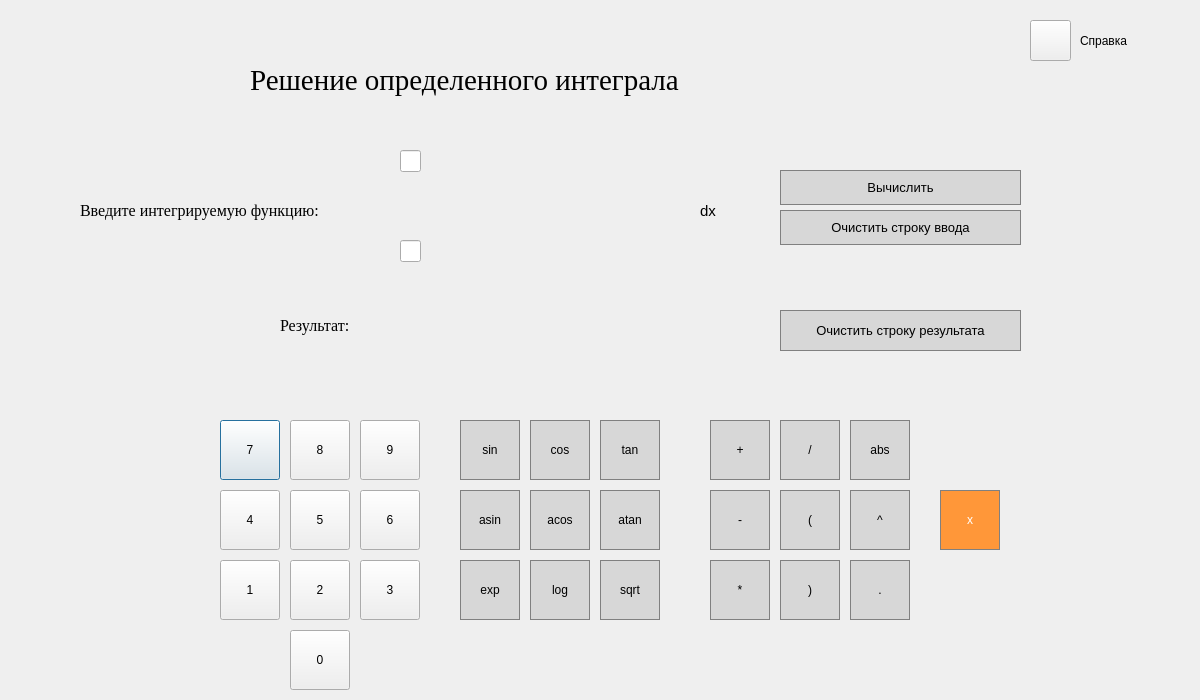
<?xml version="1.0" encoding="UTF-8"?>
<ui version="4.0">
 <class>integral</class>
 <widget class="QDialog" name="integral">
  <property name="geometry">
   <rect>
    <x>0</x>
    <y>0</y>
    <width>1200</width>
    <height>700</height>
   </rect>
  </property>
  <property name="windowTitle">
   <string>Integral</string>
  </property>
  <widget class="QLabel" name="label">
   <property name="geometry">
    <rect>
     <x>250</x>
     <y>30</y>
     <width>700</width>
     <height>100</height>
    </rect>
   </property>
   <property name="font">
    <font>
     <family>Times New Roman</family>
     <pointsize>22</pointsize>
    </font>
   </property>
   <property name="styleSheet">
    <string notr="true">QLabel {
	qproperty-alignment: 'AlignVCenter | AlignCenter';
}</string>
   </property>
   <property name="text">
    <string>Решение определенного интеграла</string>
   </property>
  </widget>
  <widget class="QPushButton" name="pushButton_7">
   <property name="geometry">
    <rect>
     <x>220</x>
     <y>420</y>
     <width>60</width>
     <height>60</height>
    </rect>
   </property>
   <property name="styleSheet">
    <string notr="true">QLabel {
  qproperty-alignment: 'AlignVCenter | AlignRight';
  border: 1px solid gray;
}

background-color : white;</string>
   </property>
   <property name="text">
    <string>7</string>
   </property>
  </widget>
  <widget class="QPushButton" name="pushButton_8">
   <property name="geometry">
    <rect>
     <x>290</x>
     <y>420</y>
     <width>60</width>
     <height>60</height>
    </rect>
   </property>
   <property name="styleSheet">
    <string notr="true">QLabel {
  qproperty-alignment: 'AlignVCenter | AlignRight';
  border: 1px solid gray;
}

background-color : white;</string>
   </property>
   <property name="text">
    <string>8</string>
   </property>
  </widget>
  <widget class="QPushButton" name="pushButton_4">
   <property name="geometry">
    <rect>
     <x>220</x>
     <y>490</y>
     <width>60</width>
     <height>60</height>
    </rect>
   </property>
   <property name="styleSheet">
    <string notr="true">QLabel {
  qproperty-alignment: 'AlignVCenter | AlignRight';
  border: 1px solid gray;
}

background-color : white;</string>
   </property>
   <property name="text">
    <string>4</string>
   </property>
  </widget>
  <widget class="QPushButton" name="pushButton_9">
   <property name="geometry">
    <rect>
     <x>360</x>
     <y>420</y>
     <width>60</width>
     <height>60</height>
    </rect>
   </property>
   <property name="styleSheet">
    <string notr="true">QLabel {
  qproperty-alignment: 'AlignVCenter | AlignRight';
  border: 1px solid gray;
}

background-color : white;</string>
   </property>
   <property name="text">
    <string>9</string>
   </property>
  </widget>
  <widget class="QPushButton" name="pushButton_5">
   <property name="geometry">
    <rect>
     <x>290</x>
     <y>490</y>
     <width>60</width>
     <height>60</height>
    </rect>
   </property>
   <property name="styleSheet">
    <string notr="true">QLabel {
  qproperty-alignment: 'AlignVCenter | AlignRight';
  border: 1px solid gray;
}

background-color : white;</string>
   </property>
   <property name="text">
    <string>5</string>
   </property>
  </widget>
  <widget class="QPushButton" name="pushButton_6">
   <property name="geometry">
    <rect>
     <x>360</x>
     <y>490</y>
     <width>60</width>
     <height>60</height>
    </rect>
   </property>
   <property name="styleSheet">
    <string notr="true">QLabel {
  qproperty-alignment: 'AlignVCenter | AlignRight';
  border: 1px solid gray;
}

background-color : white;</string>
   </property>
   <property name="text">
    <string>6</string>
   </property>
  </widget>
  <widget class="QPushButton" name="pushButton_1">
   <property name="geometry">
    <rect>
     <x>220</x>
     <y>560</y>
     <width>60</width>
     <height>60</height>
    </rect>
   </property>
   <property name="styleSheet">
    <string notr="true">QLabel {
  qproperty-alignment: 'AlignVCenter | AlignRight';
  border: 1px solid gray;
}

background-color : white;</string>
   </property>
   <property name="text">
    <string>1</string>
   </property>
  </widget>
  <widget class="QPushButton" name="pushButton_2">
   <property name="geometry">
    <rect>
     <x>290</x>
     <y>560</y>
     <width>60</width>
     <height>60</height>
    </rect>
   </property>
   <property name="styleSheet">
    <string notr="true">QLabel {
  qproperty-alignment: 'AlignVCenter | AlignRight';
  border: 1px solid gray;
}

background-color : white;</string>
   </property>
   <property name="text">
    <string>2</string>
   </property>
  </widget>
  <widget class="QPushButton" name="pushButton_3">
   <property name="geometry">
    <rect>
     <x>360</x>
     <y>560</y>
     <width>60</width>
     <height>60</height>
    </rect>
   </property>
   <property name="styleSheet">
    <string notr="true">QLabel {
  qproperty-alignment: 'AlignVCenter | AlignRight';
  border: 1px solid gray;
}

background-color : white;</string>
   </property>
   <property name="text">
    <string>3</string>
   </property>
  </widget>
  <widget class="QPushButton" name="pushButton_sin">
   <property name="geometry">
    <rect>
     <x>460</x>
     <y>420</y>
     <width>60</width>
     <height>60</height>
    </rect>
   </property>
   <property name="styleSheet">
    <string notr="true">QPushButton {
  background-color: rgb(215, 215, 215);
  border: 1px solid gray;
}
QPushButton:pressed {
    background-color: qlineargradient(x1: 0, y1: 0, x2: 0, y2: 1,
                                      stop: 0 #BEBEBE, stop: 1 #D7D7D7);
}</string>
   </property>
   <property name="text">
    <string>sin</string>
   </property>
  </widget>
  <widget class="QPushButton" name="pushButton_cos">
   <property name="geometry">
    <rect>
     <x>530</x>
     <y>420</y>
     <width>60</width>
     <height>60</height>
    </rect>
   </property>
   <property name="styleSheet">
    <string notr="true">QPushButton {
  background-color: rgb(215, 215, 215);
  border: 1px solid gray;
}
QPushButton:pressed {
    background-color: qlineargradient(x1: 0, y1: 0, x2: 0, y2: 1,
                                      stop: 0 #BEBEBE, stop: 1 #D7D7D7);
}</string>
   </property>
   <property name="text">
    <string>cos</string>
   </property>
  </widget>
  <widget class="QPushButton" name="pushButton_tan">
   <property name="geometry">
    <rect>
     <x>600</x>
     <y>420</y>
     <width>60</width>
     <height>60</height>
    </rect>
   </property>
   <property name="styleSheet">
    <string notr="true">QPushButton {
  background-color: rgb(215, 215, 215);
  border: 1px solid gray;
}
QPushButton:pressed {
    background-color: qlineargradient(x1: 0, y1: 0, x2: 0, y2: 1,
                                      stop: 0 #BEBEBE, stop: 1 #D7D7D7);
}</string>
   </property>
   <property name="text">
    <string>tan</string>
   </property>
  </widget>
  <widget class="QPushButton" name="pushButton_asin">
   <property name="geometry">
    <rect>
     <x>460</x>
     <y>490</y>
     <width>60</width>
     <height>60</height>
    </rect>
   </property>
   <property name="styleSheet">
    <string notr="true">QPushButton {
  background-color: rgb(215, 215, 215);
  border: 1px solid gray;
}
QPushButton:pressed {
    background-color: qlineargradient(x1: 0, y1: 0, x2: 0, y2: 1,
                                      stop: 0 #BEBEBE, stop: 1 #D7D7D7);
}</string>
   </property>
   <property name="text">
    <string>asin</string>
   </property>
  </widget>
  <widget class="QPushButton" name="pushButton_acos">
   <property name="geometry">
    <rect>
     <x>530</x>
     <y>490</y>
     <width>60</width>
     <height>60</height>
    </rect>
   </property>
   <property name="styleSheet">
    <string notr="true">QPushButton {
  background-color: rgb(215, 215, 215);
  border: 1px solid gray;
}
QPushButton:pressed {
    background-color: qlineargradient(x1: 0, y1: 0, x2: 0, y2: 1,
                                      stop: 0 #BEBEBE, stop: 1 #D7D7D7);
}</string>
   </property>
   <property name="text">
    <string>acos</string>
   </property>
  </widget>
  <widget class="QPushButton" name="pushButton_atan">
   <property name="geometry">
    <rect>
     <x>600</x>
     <y>490</y>
     <width>60</width>
     <height>60</height>
    </rect>
   </property>
   <property name="styleSheet">
    <string notr="true">QPushButton {
  background-color: rgb(215, 215, 215);
  border: 1px solid gray;
}
QPushButton:pressed {
    background-color: qlineargradient(x1: 0, y1: 0, x2: 0, y2: 1,
                                      stop: 0 #BEBEBE, stop: 1 #D7D7D7);
}</string>
   </property>
   <property name="text">
    <string>atan</string>
   </property>
  </widget>
  <widget class="QPushButton" name="pushButton_exp">
   <property name="geometry">
    <rect>
     <x>460</x>
     <y>560</y>
     <width>60</width>
     <height>60</height>
    </rect>
   </property>
   <property name="styleSheet">
    <string notr="true">QPushButton {
  background-color: rgb(215, 215, 215);
  border: 1px solid gray;
}
QPushButton:pressed {
    background-color: qlineargradient(x1: 0, y1: 0, x2: 0, y2: 1,
                                      stop: 0 #BEBEBE, stop: 1 #D7D7D7);
}</string>
   </property>
   <property name="text">
    <string>exp</string>
   </property>
  </widget>
  <widget class="QPushButton" name="pushButton_log">
   <property name="geometry">
    <rect>
     <x>530</x>
     <y>560</y>
     <width>60</width>
     <height>60</height>
    </rect>
   </property>
   <property name="styleSheet">
    <string notr="true">QPushButton {
  background-color: rgb(215, 215, 215);
  border: 1px solid gray;
}
QPushButton:pressed {
    background-color: qlineargradient(x1: 0, y1: 0, x2: 0, y2: 1,
                                      stop: 0 #BEBEBE, stop: 1 #D7D7D7);
}</string>
   </property>
   <property name="text">
    <string>log</string>
   </property>
  </widget>
  <widget class="QPushButton" name="pushButton_sqrt">
   <property name="geometry">
    <rect>
     <x>600</x>
     <y>560</y>
     <width>60</width>
     <height>60</height>
    </rect>
   </property>
   <property name="styleSheet">
    <string notr="true">QPushButton {
  background-color: rgb(215, 215, 215);
  border: 1px solid gray;
}
QPushButton:pressed {
    background-color: qlineargradient(x1: 0, y1: 0, x2: 0, y2: 1,
                                      stop: 0 #BEBEBE, stop: 1 #D7D7D7);
}</string>
   </property>
   <property name="text">
    <string>sqrt</string>
   </property>
  </widget>
  <widget class="QLabel" name="label_2">
   <property name="geometry">
    <rect>
     <x>80</x>
     <y>180</y>
     <width>311</width>
     <height>61</height>
    </rect>
   </property>
   <property name="font">
    <font>
     <family>Times New Roman</family>
     <pointsize>12</pointsize>
    </font>
   </property>
   <property name="text">
    <string>Введите интегрируемую функцию:</string>
   </property>
  </widget>
  <widget class="QLabel" name="write_integral">
   <property name="geometry">
    <rect>
     <x>430</x>
     <y>190</y>
     <width>261</width>
     <height>41</height>
    </rect>
   </property>
   <property name="styleSheet">
    <string notr="true">QLabel {
	qproperty-alignment: 'AlignVCenter | AlignLeft';
	border : 1px solid gray;
}

background-color : white;</string>
   </property>
   <property name="text">
    <string/>
   </property>
  </widget>
  <widget class="QPushButton" name="pushButton_calculate">
   <property name="geometry">
    <rect>
     <x>780</x>
     <y>170</y>
     <width>241</width>
     <height>35</height>
    </rect>
   </property>
   <property name="font">
    <font>
     <family>Arial</family>
     <pointsize>10</pointsize>
    </font>
   </property>
   <property name="styleSheet">
    <string notr="true">QPushButton {
  background-color: rgb(215, 215, 215);
  border: 1px solid gray;
}
QPushButton:pressed {
    background-color: qlineargradient(x1: 0, y1: 0, x2: 0, y2: 1,
                                      stop: 0 #BEBEBE, stop: 1 #D7D7D7);
}</string>
   </property>
   <property name="text">
    <string>Вычислить</string>
   </property>
  </widget>
  <widget class="QPushButton" name="pushButton_mult">
   <property name="geometry">
    <rect>
     <x>710</x>
     <y>560</y>
     <width>60</width>
     <height>60</height>
    </rect>
   </property>
   <property name="styleSheet">
    <string notr="true">QPushButton {
  background-color: rgb(215, 215, 215);
  border: 1px solid gray;
}
QPushButton:pressed {
    background-color: qlineargradient(x1: 0, y1: 0, x2: 0, y2: 1,
                                      stop: 0 #BEBEBE, stop: 1 #D7D7D7);
}</string>
   </property>
   <property name="text">
    <string>*</string>
   </property>
  </widget>
  <widget class="QPushButton" name="pushButton_minus">
   <property name="geometry">
    <rect>
     <x>710</x>
     <y>490</y>
     <width>60</width>
     <height>60</height>
    </rect>
   </property>
   <property name="styleSheet">
    <string notr="true">QPushButton {
  background-color: rgb(215, 215, 215);
  border: 1px solid gray;
}
QPushButton:pressed {
    background-color: qlineargradient(x1: 0, y1: 0, x2: 0, y2: 1,
                                      stop: 0 #BEBEBE, stop: 1 #D7D7D7);
}</string>
   </property>
   <property name="text">
    <string>-</string>
   </property>
  </widget>
  <widget class="QPushButton" name="pushButton_plus">
   <property name="geometry">
    <rect>
     <x>710</x>
     <y>420</y>
     <width>60</width>
     <height>60</height>
    </rect>
   </property>
   <property name="styleSheet">
    <string notr="true">QPushButton {
  background-color: rgb(215, 215, 215);
  border: 1px solid gray;
}
QPushButton:pressed {
    background-color: qlineargradient(x1: 0, y1: 0, x2: 0, y2: 1,
                                      stop: 0 #BEBEBE, stop: 1 #D7D7D7);
}</string>
   </property>
   <property name="text">
    <string>+</string>
   </property>
  </widget>
  <widget class="QPushButton" name="pushButton_left_bracket">
   <property name="geometry">
    <rect>
     <x>780</x>
     <y>490</y>
     <width>60</width>
     <height>60</height>
    </rect>
   </property>
   <property name="styleSheet">
    <string notr="true">QPushButton {
  background-color: rgb(215, 215, 215);
  border: 1px solid gray;
}
QPushButton:pressed {
    background-color: qlineargradient(x1: 0, y1: 0, x2: 0, y2: 1,
                                      stop: 0 #BEBEBE, stop: 1 #D7D7D7);
}</string>
   </property>
   <property name="text">
    <string>(</string>
   </property>
  </widget>
  <widget class="QPushButton" name="pushButton_devide">
   <property name="geometry">
    <rect>
     <x>780</x>
     <y>420</y>
     <width>60</width>
     <height>60</height>
    </rect>
   </property>
   <property name="styleSheet">
    <string notr="true">QPushButton {
  background-color: rgb(215, 215, 215);
  border: 1px solid gray;
}
QPushButton:pressed {
    background-color: qlineargradient(x1: 0, y1: 0, x2: 0, y2: 1,
                                      stop: 0 #BEBEBE, stop: 1 #D7D7D7);
}</string>
   </property>
   <property name="text">
    <string>/</string>
   </property>
  </widget>
  <widget class="QPushButton" name="pushButton_right_bracket">
   <property name="geometry">
    <rect>
     <x>780</x>
     <y>560</y>
     <width>60</width>
     <height>60</height>
    </rect>
   </property>
   <property name="styleSheet">
    <string notr="true">QPushButton {
  background-color: rgb(215, 215, 215);
  border: 1px solid gray;
}
QPushButton:pressed {
    background-color: qlineargradient(x1: 0, y1: 0, x2: 0, y2: 1,
                                      stop: 0 #BEBEBE, stop: 1 #D7D7D7);
}</string>
   </property>
   <property name="text">
    <string>)</string>
   </property>
  </widget>
  <widget class="QPushButton" name="pushButton_variable">
   <property name="geometry">
    <rect>
     <x>940</x>
     <y>490</y>
     <width>60</width>
     <height>60</height>
    </rect>
   </property>
   <property name="styleSheet">
    <string notr="true">QPushButton {
  background-color: rgb(255, 151, 57);
  color: white; 
  border: 1px solid gray;
}

QPushButton:pressed {
    background-color: qlineargradient(x1: 0, y1: 0, x2: 0, y2: 1,
                                      stop: 0 #FF7832, stop: 1 #FF9739);
}</string>
   </property>
   <property name="text">
    <string>x</string>
   </property>
  </widget>
  <widget class="QPushButton" name="pushButton_clear">
   <property name="geometry">
    <rect>
     <x>780</x>
     <y>210</y>
     <width>241</width>
     <height>35</height>
    </rect>
   </property>
   <property name="font">
    <font>
     <family>Arial</family>
     <pointsize>10</pointsize>
    </font>
   </property>
   <property name="styleSheet">
    <string notr="true">QPushButton {
  background-color: rgb(215, 215, 215);
  border: 1px solid gray;
}
QPushButton:pressed {
    background-color: qlineargradient(x1: 0, y1: 0, x2: 0, y2: 1,
                                      stop: 0 #BEBEBE, stop: 1 #D7D7D7);
}</string>
   </property>
   <property name="text">
    <string>Очистить строку ввода</string>
   </property>
  </widget>
  <widget class="QPushButton" name="pushButton_abs">
   <property name="geometry">
    <rect>
     <x>850</x>
     <y>420</y>
     <width>60</width>
     <height>60</height>
    </rect>
   </property>
   <property name="styleSheet">
    <string notr="true">QPushButton {
  background-color: rgb(215, 215, 215);
  border: 1px solid gray;
}
QPushButton:pressed {
    background-color: qlineargradient(x1: 0, y1: 0, x2: 0, y2: 1,
                                      stop: 0 #BEBEBE, stop: 1 #D7D7D7);
}</string>
   </property>
   <property name="text">
    <string>abs</string>
   </property>
  </widget>
  <widget class="QPushButton" name="pushButton_deg">
   <property name="geometry">
    <rect>
     <x>850</x>
     <y>490</y>
     <width>60</width>
     <height>60</height>
    </rect>
   </property>
   <property name="styleSheet">
    <string notr="true">QPushButton {
  background-color: rgb(215, 215, 215);
  border: 1px solid gray;
}
QPushButton:pressed {
    background-color: qlineargradient(x1: 0, y1: 0, x2: 0, y2: 1,
                                      stop: 0 #BEBEBE, stop: 1 #D7D7D7);
}</string>
   </property>
   <property name="text">
    <string>^</string>
   </property>
  </widget>
  <widget class="QPushButton" name="pushButton_help">
   <property name="geometry">
    <rect>
     <x>1030</x>
     <y>20</y>
     <width>41</width>
     <height>41</height>
    </rect>
   </property>
   <property name="text">
    <string/>
   </property>
   <property name="icon">
    <iconset resource="math_calc_res.qrc">
     <normaloff>:/icons/Cute-Ball-Help-icon.png</normaloff>:/icons/Cute-Ball-Help-icon.png</iconset>
   </property>
   <property name="iconSize">
    <size>
     <width>40</width>
     <height>40</height>
    </size>
   </property>
  </widget>
  <widget class="QLabel" name="label_help">
   <property name="geometry">
    <rect>
     <x>1080</x>
     <y>20</y>
     <width>111</width>
     <height>41</height>
    </rect>
   </property>
   <property name="styleSheet">
    <string notr="true">QLabel {
	qproperty-alignment: 'AlignVCenter | AlignCenter';
	border : 1px solid gray;
}

background-color : white;</string>
   </property>
   <property name="text">
    <string>Справка</string>
   </property>
  </widget>
  <widget class="QLabel" name="label_dx">
   <property name="geometry">
    <rect>
     <x>700</x>
     <y>190</y>
     <width>31</width>
     <height>41</height>
    </rect>
   </property>
   <property name="font">
    <font>
     <pointsize>11</pointsize>
    </font>
   </property>
   <property name="styleSheet">
    <string notr="true">QLabel {
	qproperty-alignment: 'AlignVCenter | AlignLeft';
}

background-color : white;</string>
   </property>
   <property name="text">
    <string>dx</string>
   </property>
  </widget>
  <widget class="QPushButton" name="pushButton_dot">
   <property name="geometry">
    <rect>
     <x>850</x>
     <y>560</y>
     <width>60</width>
     <height>60</height>
    </rect>
   </property>
   <property name="styleSheet">
    <string notr="true">QPushButton {
  background-color: rgb(215, 215, 215);
  border: 1px solid gray;
}
QPushButton:pressed {
    background-color: qlineargradient(x1: 0, y1: 0, x2: 0, y2: 1,
                                      stop: 0 #BEBEBE, stop: 1 #D7D7D7);
}</string>
   </property>
   <property name="text">
    <string>.</string>
   </property>
  </widget>
  <widget class="QLabel" name="label_3">
   <property name="geometry">
    <rect>
     <x>280</x>
     <y>300</y>
     <width>101</width>
     <height>51</height>
    </rect>
   </property>
   <property name="font">
    <font>
     <family>Times New Roman</family>
     <pointsize>12</pointsize>
    </font>
   </property>
   <property name="styleSheet">
    <string notr="true">QLabel {
	qproperty-alignment: 'AlignVCenter | AlignRight';
}</string>
   </property>
   <property name="text">
    <string>Результат:</string>
   </property>
  </widget>
  <widget class="QLabel" name="label_res">
   <property name="geometry">
    <rect>
     <x>430</x>
     <y>310</y>
     <width>261</width>
     <height>41</height>
    </rect>
   </property>
   <property name="styleSheet">
    <string notr="true">QLabel {
	qproperty-alignment: 'AlignVCenter | AlignLeft';
	border : 1px solid gray;
}

background-color : white;</string>
   </property>
   <property name="text">
    <string/>
   </property>
  </widget>
  <widget class="QPushButton" name="pushButton_clear_res">
   <property name="geometry">
    <rect>
     <x>780</x>
     <y>310</y>
     <width>241</width>
     <height>41</height>
    </rect>
   </property>
   <property name="font">
    <font>
     <family>Arial</family>
     <pointsize>10</pointsize>
    </font>
   </property>
   <property name="styleSheet">
    <string notr="true">QPushButton {
  background-color: rgb(215, 215, 215);
  border: 1px solid gray;
}
QPushButton:pressed {
    background-color: qlineargradient(x1: 0, y1: 0, x2: 0, y2: 1,
                                      stop: 0 #BEBEBE, stop: 1 #D7D7D7);
}</string>
   </property>
   <property name="text">
    <string>Очистить строку результата</string>
   </property>
  </widget>
  <widget class="QPushButton" name="pushButton_0">
   <property name="geometry">
    <rect>
     <x>290</x>
     <y>630</y>
     <width>60</width>
     <height>60</height>
    </rect>
   </property>
   <property name="styleSheet">
    <string notr="true">QLabel {
  qproperty-alignment: 'AlignVCenter | AlignRight';
  border: 1px solid gray;
}

background-color : white;</string>
   </property>
   <property name="text">
    <string>0</string>
   </property>
  </widget>
  <widget class="QLabel" name="label_4">
   <property name="geometry">
    <rect>
     <x>390</x>
     <y>170</y>
     <width>41</width>
     <height>71</height>
    </rect>
   </property>
   <property name="text">
    <string/>
   </property>
   <property name="pixmap">
    <pixmap resource="math_calc_res.qrc">:/icons/638px-WPint.svg.png</pixmap>
   </property>
   <property name="scaledContents">
    <bool>true</bool>
   </property>
  </widget>
  <widget class="QLineEdit" name="lineEdit_a">
   <property name="geometry">
    <rect>
     <x>400</x>
     <y>240</y>
     <width>21</width>
     <height>22</height>
    </rect>
   </property>
   <property name="styleSheet">
    <string notr="true">QLineEdit {
  qproperty-alignment: 'AlignVCenter | AlignCenter';
  border: 1px solid gray;
}

background-color : white;</string>
   </property>
  </widget>
  <widget class="QLineEdit" name="lineEdit_b">
   <property name="geometry">
    <rect>
     <x>400</x>
     <y>150</y>
     <width>21</width>
     <height>22</height>
    </rect>
   </property>
   <property name="styleSheet">
    <string notr="true">QLineEdit {
  qproperty-alignment: 'AlignVCenter | AlignCenter';
  border: 1px solid gray;
}

background-color : white;</string>
   </property>
  </widget>
 </widget>
 <tabstops>
  <tabstop>pushButton_help</tabstop>
  <tabstop>lineEdit_a</tabstop>
  <tabstop>lineEdit_b</tabstop>
  <tabstop>pushButton_calculate</tabstop>
  <tabstop>pushButton_clear</tabstop>
  <tabstop>pushButton_clear_res</tabstop>
  <tabstop>pushButton_0</tabstop>
  <tabstop>pushButton_1</tabstop>
  <tabstop>pushButton_2</tabstop>
  <tabstop>pushButton_3</tabstop>
  <tabstop>pushButton_4</tabstop>
  <tabstop>pushButton_5</tabstop>
  <tabstop>pushButton_6</tabstop>
  <tabstop>pushButton_7</tabstop>
  <tabstop>pushButton_8</tabstop>
  <tabstop>pushButton_9</tabstop>
  <tabstop>pushButton_sin</tabstop>
  <tabstop>pushButton_cos</tabstop>
  <tabstop>pushButton_tan</tabstop>
  <tabstop>pushButton_atan</tabstop>
  <tabstop>pushButton_acos</tabstop>
  <tabstop>pushButton_asin</tabstop>
  <tabstop>pushButton_exp</tabstop>
  <tabstop>pushButton_log</tabstop>
  <tabstop>pushButton_sqrt</tabstop>
  <tabstop>pushButton_mult</tabstop>
  <tabstop>pushButton_right_bracket</tabstop>
  <tabstop>pushButton_dot</tabstop>
  <tabstop>pushButton_deg</tabstop>
  <tabstop>pushButton_left_bracket</tabstop>
  <tabstop>pushButton_minus</tabstop>
  <tabstop>pushButton_plus</tabstop>
  <tabstop>pushButton_devide</tabstop>
  <tabstop>pushButton_abs</tabstop>
  <tabstop>pushButton_variable</tabstop>
 </tabstops>
 <resources>
  <include location="math_calc_res.qrc"/>
 </resources>
 <connections/>
</ui>
